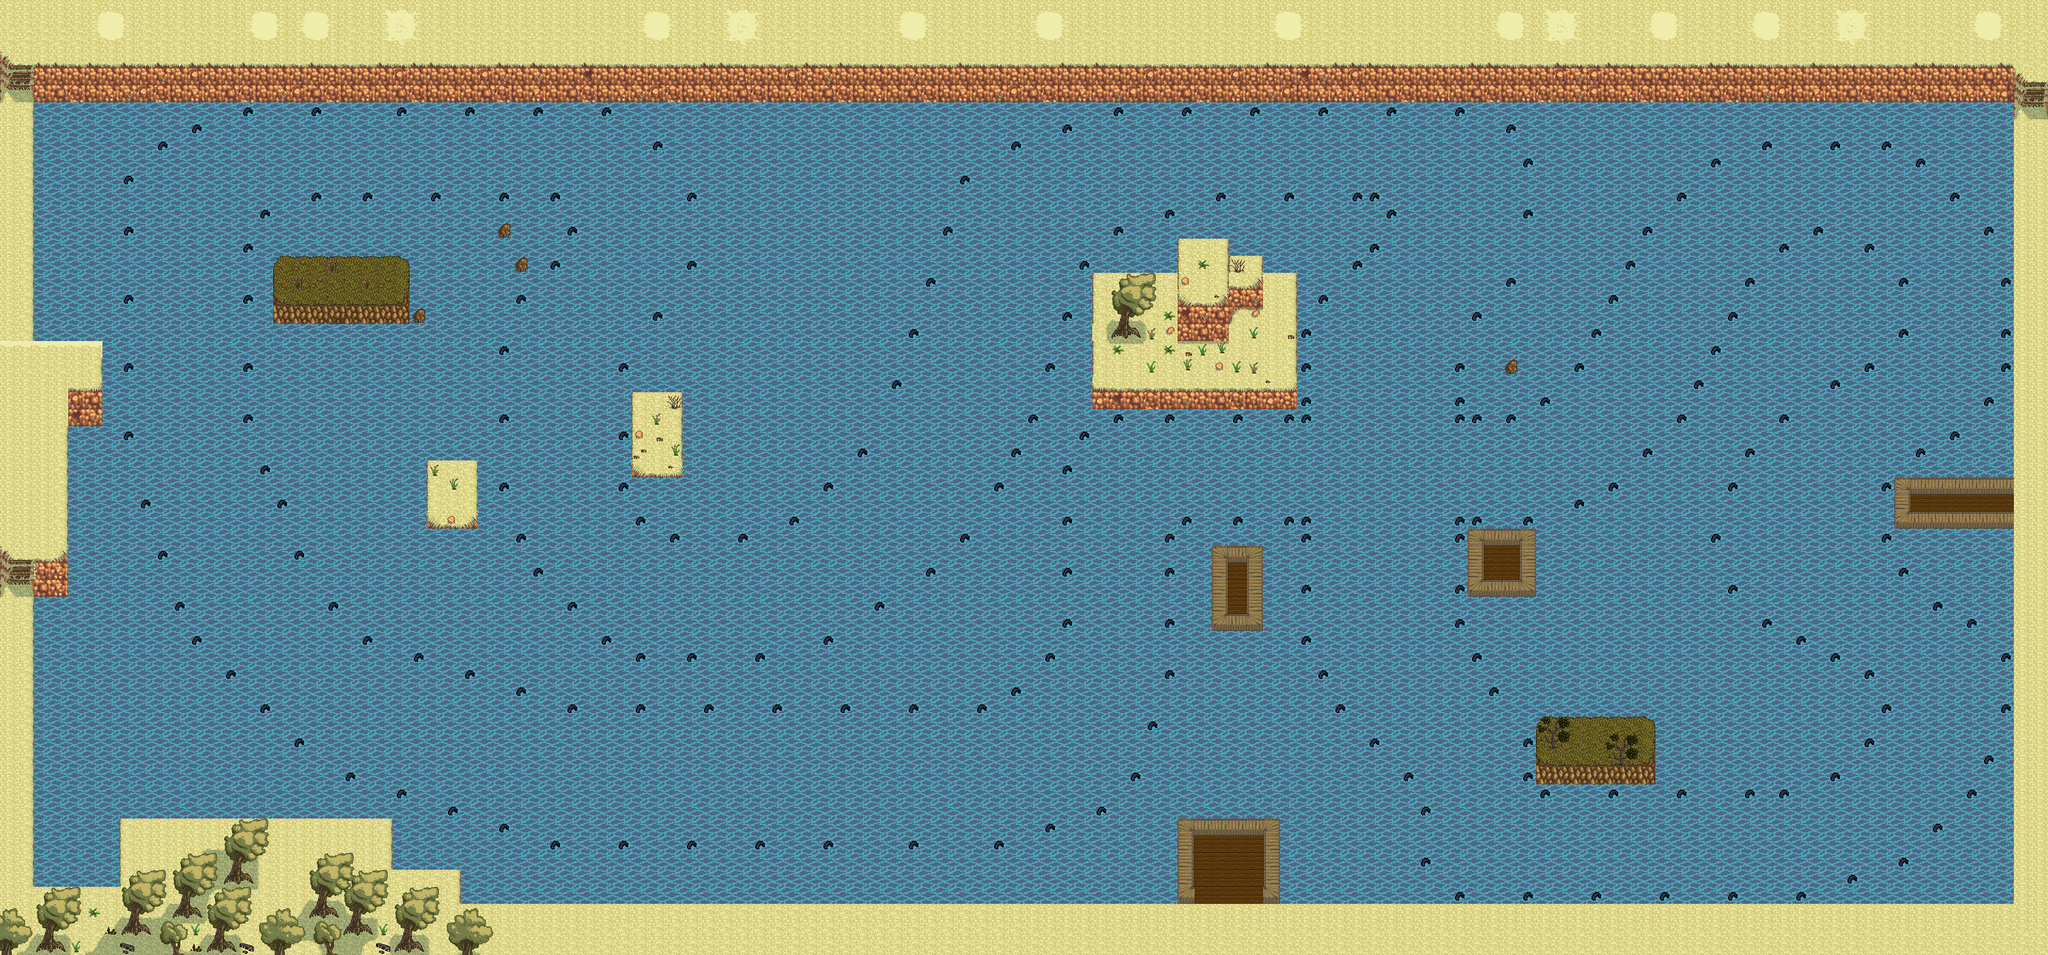

A 2D game scene composited from a Tiled map and its tileset images. What follows is a short description and the map's XML, with each tile layer's data collapsed to a summary:
An orthogonal 120x56 tile map with 32x32 px tiles, 3 tile layers (Tile Layer 1, Tile Layer 2, Tile Layer 3), 1 hidden layer not drawn.

<map version="1.10" tiledversion="1.10.2" orientation="orthogonal" renderorder="right-down" width="120" height="56" tilewidth="32" tileheight="32" infinite="0" nextlayerid="5" nextobjectid="1">
 <tileset firstgid="1" source="fixedtileset.tsx" />
 <layer id="1" name="Tile Layer 1" width="120" height="56">
  <properties>
   <property name="Z" type="float" value="0" />
  </properties>
  <data>[6720 cells, 6000 non-empty, 4 distinct tile ids]</data>
 </layer>
 <layer id="2" name="Tile Layer 2" width="120" height="56">
  <properties>
   <property name="Z" type="float" value="1" />
  </properties>
  <data>[6720 cells, 1909 non-empty, 92 distinct tile ids]</data>
 </layer>
 <layer id="4" name="Tile Layer 3" width="120" height="56">
  <properties>
   <property name="Z" type="float" value="2" />
  </properties>
  <data>[6720 cells, 197 non-empty, 46 distinct tile ids]</data>
 </layer>
 <layer id="3" name="collider" width="120" height="56" visible="0">
  <data>[6720 cells, 1678 non-empty, 2 distinct tile ids]</data>
 </layer>
</map>
